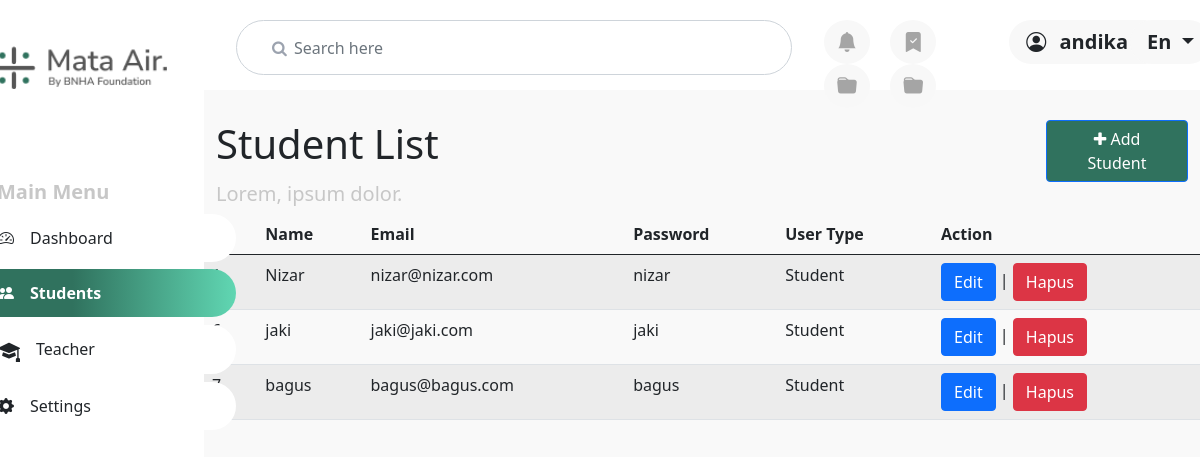
/students.php (signed in), run on the app's committed database.
### tables this page shows
CREATE TABLE `user` (
  `id` int(11) NOT NULL,
  `nama` varchar(64) NOT NULL,
  `email` varchar(32) NOT NULL,
  `password` varchar(255) NOT NULL,
  `level` varchar(10) NOT NULL
);

### students.php (the view, shortened to what this page needs)
<?php
include 'config.php';
?>
<!DOCTYPE html>
<html lang="en">
<head>
    <link rel="stylesheet" href="css/students.css">
    <link href="https://cdn.jsdelivr.net/npm/bootstrap@5.0.2/dist/css/bootstrap.min.css" rel="stylesheet"
>
    <link href="https://cdn.jsdelivr.net/npm/bootstrap-icons@1.5.0/font/bootstrap-icons.css" rel="stylesheet" />
    <link href="https://cdnjs.cloudflare.com/ajax/libs/font-awesome/4.7.0/css/font-awesome.min.css" rel="stylesheet" />
</head>
<body>
    <div class="dashboard">
        <div class="menu">
            <div class="fixx">
                <div class="row">
                    <img src="assets/logo.png" alt="logo">
                </div>
                <h2 style="margin-top: 50px;">Main Menu</h2>
                <div class="row">
                    <div class="col-4">
                        <div class="list-group fs-6 px-3" id="list-tab" role="tablist">
                            <a class="list-group-item mb-2 list-group-item-action" id="list-home-list"
                                 href="dashboard.php" role="tab" aria-controls="list-home"><i
                                    class="bi bi-speedometer2 me-3"></i>Dashboard</a>
                            <a class="list-group-item mb-2 list-group-item-action active" id="list-profile-list"
                                data-bs-toggle="list" href="#list-profile" role="tab" aria-controls="list-profile"><i
                                    class="bi bi-people-fill me-3"></i>Students</a>
                            <a class="list-group-item mb-2 list-group-item-action" id="list-messages-list"
                                data-bs-toggle="list" href="#list-messages" role="tab"
                                aria-controls="list-messages">Teacher</a>
                            <a class="list-group-item mb-2 list-group-item-action" id="list-settings-list"
                                data-bs-toggle="list" href="#list-settings" role="tab" aria-controls="list-settings"><i
                                    class="bi bi-gear-fill me-3"></i>Settings</a>
                        </div>
                    </div>
                </div>
            </div>
        </div>
        <div class="desbor overflow-hidden">
             <div class="kotakan"
                style="width: 100%; height: 90px; display: block; position: fixed; background-color: white; z-index: 4;">
                <div class="row height " style="margin: 20px; margin-left:20px;">
                    <div class="col-6 ">
                        <div class="form "> <i class="fa fa-search ps-3"></i> <input type="text"
                                class="form-control form-input ps-4" placeholder="Search here"></div>
                    </div>
                    <div class="col-2">
                        <button type="button" class="btn fs-5 mx-2" style="border-radius: 50%; background-color: #F8F8F8 ;color: #A5A5A5;"><i class="bi bi-bell-fill"></i></button>
                        <button type="button" class="btn fs-5 mx-2" style="border-radius: 50%; background-color: #F8F8F8 ;color: #A5A5A5;"><i class="bi bi-bookmark-check-fill"></i></button>
                        <button type="button" class="btn fs-5 mx-2" style="border-radius: 50%; background-color: #F8F8F8 ;color: #A5A5A5;"><i class="bi bi-folder-fill"></i></button>
                        <button type="button" class="btn fs-5 mx-2" style="border-radius: 50%; background-color: #F8F8F8 ;color: #A5A5A5;"><i class="bi bi-folder-fill"></i></button>
                    </div>
                    <div class="col-1">
                        <div class="dropdown">
                            <button class="btn dropdown-toggle px-3 fw-bold fs-5" type="button" id="Akun" data-bs-toggle="dropdown" aria-expanded="false" style="border-radius: 40px; background-color:  #F8F8F8;">
                                <i class="bi bi-person-circle pe-2 "></i> <?php echo $_SESSION['nama']; ?>
                            </button>
                        </div>
                    </div>
                    <div class="col-1 ms-4">
                        <div class="dropdown">
                            <button class="btn dropdown-toggle px-3 fw-bold fs-5" type="button" id="Bahasa" data-bs-toggle="dropdown" aria-expanded="false" style="border-radius: 40px; background-color:  #F8F8F8;">
                                En
                            </button>
                        </div>
                    </div>
                </div>
            </div>
            <div class="container">
                <div class="konten">
                    <div class="row">
                        <div class="col-3 me-auto">
                            <h1>Student List</h1>
                        </div>
                        <div class="col-2 text-end">
                            <a href="form-add-student.php" type="button" class="btn btn-primary px-3" style="background-color: #30725E;">
                                <i class="fa fa-plus" aria-hidden="true"></i>
                                Add Student
                            </a>
                        </div>
                    </div>
                    <div class="row">
                        <h2 class="fs-5">Lorem, ipsum dolor.</h2>
                    </div>
                    <div class="row">
                    <table class="table table-striped table-hover">
                            <thead>
                                <tr>
                                    <th>Id</th>
                                    <th>Name</th>
                                    <th>Email</th>
                                    <th>Password</th>
                                    <th>User Type</th>
                                    <th>Action</th>
                                </tr>
                            </thead>
                            <tbody>
                                <?php
                                $sql = "SELECT * FROM user WHERE level='Student'";
                                $query = mysqli_query($conn, $sql);
                                while($user = mysqli_fetch_array($query)){
                                    echo "<tr>";
                                    echo "<td>".$user['id']."</td>";
                                    echo "<td>".$user['nama']."</td>";
                                    echo "<td>".$user['email']."</td>";
                                    echo "<td>".$user['password']."</td>";
                                    echo "<td>".$user['level']."</td>";
                                    echo "<td>";
                                    echo "<a class='btn btn-primary' href='form-edit-student.php?id=".$user['id']."'>Edit</a> | ";
                                    echo "<a class='btn btn-danger' href='delete-student.php?id=".$user['id']."'>Hapus</a>";
                                    echo "</td>";
                                    echo "</tr>";
                                }
                                ?>
                            </tbody>
                        </table>
                    </div>
                </div>
            </div>
        </div>
    </div>
</body>
</html>

### css/students.css (style rules this page uses)
html, body { height: 100%; width: 100%; }
body { margin: 0; padding: 0; font-family: 'Nunito Sans'; background: #30725E; display: flex; justify-content: center; align-items: center; overflow-x: hidden; }
.dashboard { display: flex; flex-direction: row; height: 100%; width: 100%; justify-content: space-between; align-items: center; }
.menu { background-color: white; height: 100%; width: 17%; box-shadow: black; display: flex; flex-direction: column; align-items: center; gap: 10px; }
.desbor { height: 100%; width: 83%; }
.fixx { position: fixed; }
.menu img { height: 50px; width: auto; margin: 40px; }
.list-group { width: 300px; }
.active { background: linear-gradient(90deg, #30725E 39.07%, #60D6B2 99.68%) !important; border: 2px solid #30725E !important; border-radius: 2rem !important; font-weight: bold !important; }
.list-group-item { border-style: none !important; border-radius: 2rem !important; padding: 12px !important; padding-left: 30px !important; }
.menu h2 { margin: 0; font-size: 20px !important; font-style: normal !important; font-weight: bold !important; margin-left: 45px !important; margin-bottom: 10px !important; color: #C7C7C7 !important; }
.konten h2 { color: #C7C7C7 !important; }
.form { position: relative }
.form .fa-search { position: absolute; top: 20px; left: 20px; color: #9ca3af }
.form-input { height: 55px; text-indent: 33px; border-radius: 10px }
.form-input { border-radius: 2rem !important; }
.desbor { height: 100vh; background-color: #F9F9F9; }
.konten { padding-top: 120px; }

### data on the page
user: id "1", nama "Nizar", email "nizar@nizar.com", password "nizar", level "Student"
user: nama "jaki", email "jaki@jaki.com", password "jaki", level "Student"
user: nama "bagus", email "bagus@bagus.com", password "bagus", level "Student"

### other printed values
$_SESSION['nama'] "andika"
